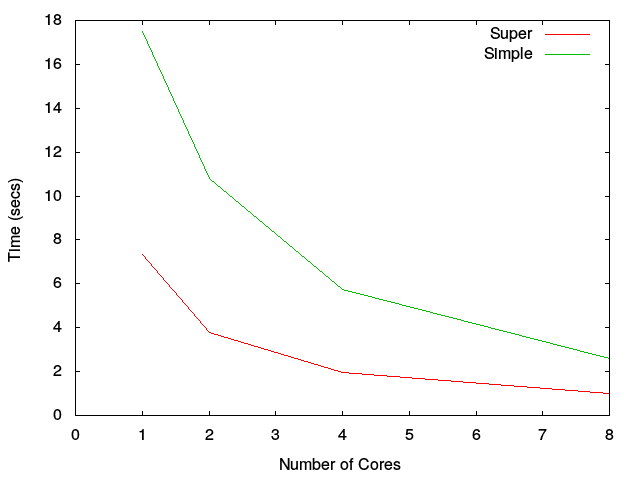

gnuplot code for this plot:
set terminal png
set xlabel "Number of Cores"
set ylabel "Time (secs)"
set xrange[0:8]
set output 'times.png'
set key right top
plot "times.dat" using 1:2 title 'Super' with lines,\
     "times.dat" using 1:3 title 'Simple' with lines
